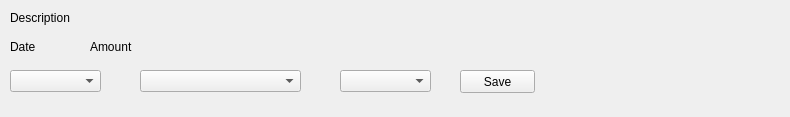
<?xml version="1.0" encoding="UTF-8"?>
<ui version="4.0">
 <class>TxnEditWidget</class>
 <widget class="QWidget" name="TxnEditWidget">
  <property name="geometry">
   <rect>
    <x>0</x>
    <y>0</y>
    <width>790</width>
    <height>117</height>
   </rect>
  </property>
  <property name="windowTitle">
   <string>Editor</string>
  </property>
  <widget class="QLabel" name="labelDate">
   <property name="geometry">
    <rect>
     <x>10</x>
     <y>40</y>
     <width>46</width>
     <height>13</height>
    </rect>
   </property>
   <property name="text">
    <string>Date</string>
   </property>
  </widget>
  <widget class="QLabel" name="labelPrice">
   <property name="geometry">
    <rect>
     <x>90</x>
     <y>40</y>
     <width>46</width>
     <height>13</height>
    </rect>
   </property>
   <property name="text">
    <string>Amount</string>
   </property>
  </widget>
  <widget class="QLabel" name="labelDesc">
   <property name="geometry">
    <rect>
     <x>10</x>
     <y>10</y>
     <width>651</width>
     <height>16</height>
    </rect>
   </property>
   <property name="text">
    <string>Description</string>
   </property>
  </widget>
  <widget class="QComboBox" name="comboMajorCats">
   <property name="geometry">
    <rect>
     <x>10</x>
     <y>70</y>
     <width>91</width>
     <height>22</height>
    </rect>
   </property>
  </widget>
  <widget class="QComboBox" name="comboMinorCats">
   <property name="geometry">
    <rect>
     <x>140</x>
     <y>70</y>
     <width>161</width>
     <height>22</height>
    </rect>
   </property>
  </widget>
  <widget class="QComboBox" name="comboIncomeCat">
   <property name="geometry">
    <rect>
     <x>340</x>
     <y>70</y>
     <width>91</width>
     <height>22</height>
    </rect>
   </property>
  </widget>
  <widget class="QPushButton" name="buttonSave">
   <property name="geometry">
    <rect>
     <x>460</x>
     <y>70</y>
     <width>75</width>
     <height>23</height>
    </rect>
   </property>
   <property name="text">
    <string>Save</string>
   </property>
  </widget>
 </widget>
 <resources/>
 <connections/>
</ui>
